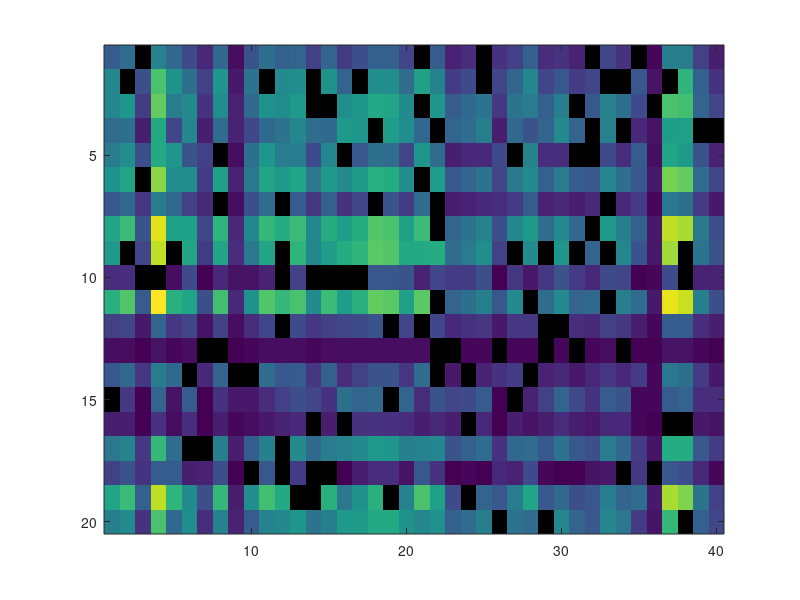

Write the MATLAB code that produced this figure. (Note: this script raises an error after producing the figure.)
clear
close all

% detaset III
m = 20;
n = 40;
r = 2;
A = rand(m, r) * rand(r, n);
ninc = 100;
Q = randperm(m * n, ninc);
A(Q) = NaN;

figure
imagesc(A);

% setting
lambda = 1; % 0.5:0.5:3.0;
max_iteration = 1000;
stop_criteria = 1e-8;
eta = 0.5; % 1/2

% function
cost = @(Z, lambda) sum(abs(Z - A).^2, "omitnan") + lambda*NN(Z);
dp = @(Z) 2*fillmissing(Z - A,'constant',0);

% learning
for i = 1:length(lambda)
    % initializing
    Z = randn(m,n);
    converge_rate = zeros(1, max_iteration);

    for iter = 1:max_iteration
        Z_pre = Z;
        dpZ = dp(Z_pre);
        eta_t = eta;

        Z = prox(Z_pre - eta_t.*dpZ, lambda(i)*eta_t);
    
        converge_rate(iter) = sum(sum(abs(cost(Z, lambda(i)) - cost(Z_pre, lambda(i)))));
        % converge_rate(iter) = norm(Z(:) - Z_pre(:));
        if converge_rate(iter) < stop_criteria
            break;
        end
    end

    % view
    figure;
    semilogy(1:iter, converge_rate(1:iter));
    ylabel("$\| f(Z^{(t)}) - f(\hat{Z}) \|_1$", 'Interpreter','latex')
    xlabel("iteration")

    figure
    imagesc(Z);
end

save("problem5_result")


function value = NN(X)
    [~,S,~] = svd(X);
    value = sum(diag(S));
end
function X = prox(X, gamma)
    [U,S,V] = svd(X);
    X = U*max(S - gamma, 0)*V';
end